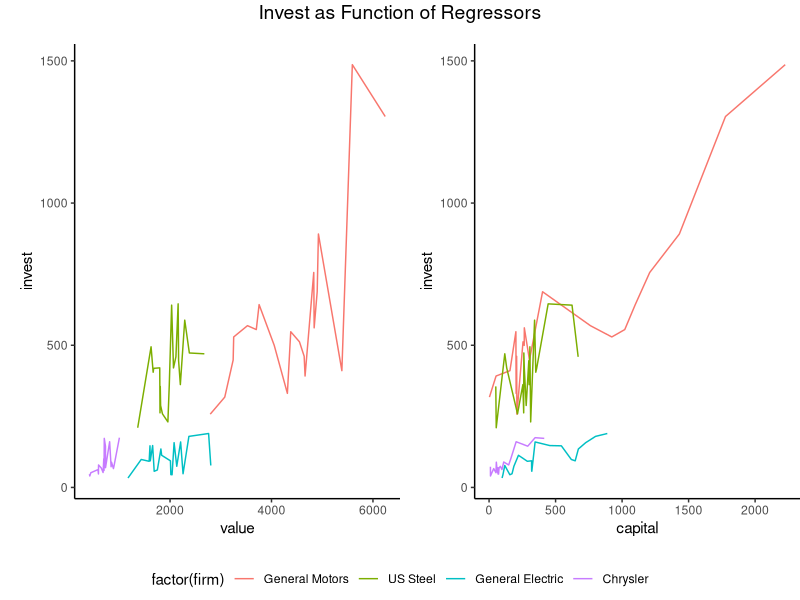
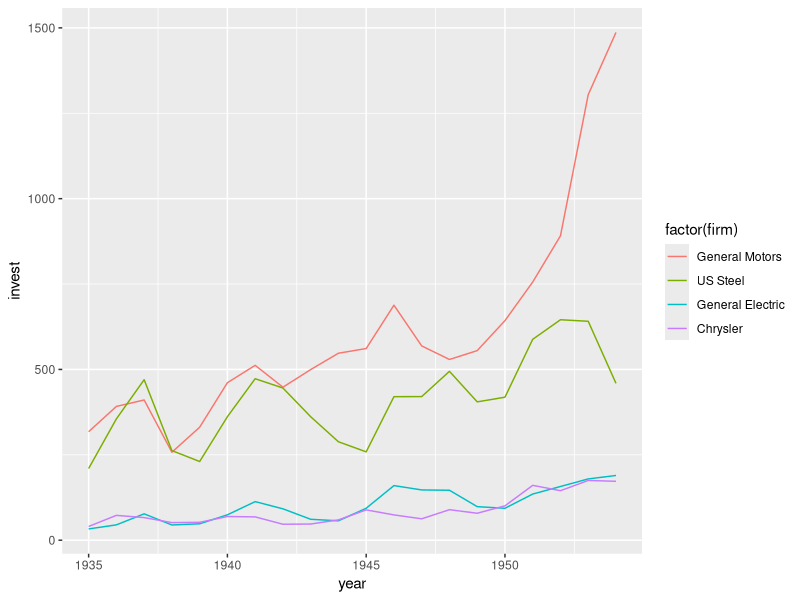

The R script that drew these images, in order:
## ---- chunk 1
data(Grunfeld, package = "AER")
pooled_model <- lm(invest ~ value + capital, data = Grunfeld)
output <- capture.output(summary(pooled_model))
cat(noquote(output[10:13]), fill = getOption("width"))
cat(noquote(""))
cat(noquote(output[17:19]), fill = getOption("width"))
## ---- chunk 2
library(ggplot2)
library(grid)
library(gridExtra)
library(plm)
## ---- chunk 3
data(Grunfeld, package = "AER")

panel_data <- pdata.frame(Grunfeld, index = c("firm", "year"))

value_graph <- ggplot(Grunfeld[1:80, ], aes(x = value, y = invest, color = factor(firm))) + geom_line() +
  theme_classic() + theme(legend.position = "none", plot.margin = unit(c(1, 0, 1, 1),
                                                                                      "lines"))

capital_graph <- ggplot(Grunfeld[1:80, ], aes(x = capital, y = invest, color = factor(firm))) + 
  geom_line() + theme_classic() + theme(legend.direction = "horizontal", plot.margin = unit(c(1, 0, 1, 1),
                                                                                            "lines"))

get_legend<-function(myggplot){
  tmp <- ggplot_gtable(ggplot_build(myggplot))
  leg <- which(sapply(tmp$grobs, function(x) x$name) == "guide-box")
  legend <- tmp$grobs[[leg]]
  return(legend)
}
legend <- get_legend(capital_graph)

capital_graph <- capital_graph + theme(legend.position = "none")

grid.arrange(value_graph, capital_graph, legend, ncol = 2, nrow = 2, layout_matrix = rbind(c(1, 2), c(3, 3)), widths = c(2.7, 2.7), heights = c(2.5, 0.2), top = textGrob("Invest as Function of Regressors", gp = gpar(fontsize = 14, font = 1)))
## ---- chunk 4
pdwtest(invest ~ value + capital, data = panel_data, model = "pooling")
## ---- chunk 5
fixed_effects_model <- lm(invest ~ value + capital + firm - 1, data = Grunfeld)
output <- capture.output(summary(fixed_effects_model))
cat(noquote(output[10:23]), fill = getOption("width"))
cat(noquote(""))
cat(noquote(""))
cat(noquote(output[27:29]), fill = getOption("width"))
## ---- chunk 6
pdwtest(invest ~ value + capital, data = panel_data, model = "within")
## ---- chunk 7
random_effects_model <- plm(invest ~ value + capital, data = panel_data, model = "random")
output <- capture.output(summary(random_effects_model))
noquote(output[9])
noquote(c(output[10], "", output[11], "", output[12], "", output[13]))
cat(noquote(""))
noquote(output[18:23])
cat(noquote(""))
cat(noquote(""))
noquote(output[27:31])
## ---- chunk 8
ggplot(Grunfeld[1:80, ], aes(x = year, y = invest, color = factor(firm))) + geom_line()
## ---- chunk 9
cat(noquote(output[19:23]), fill = getOption("width"))
